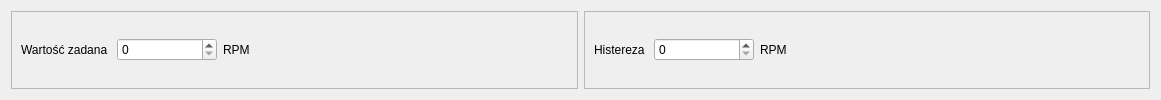
          <widget class="QWidget" name="pageFanControllerConfigBB">
           <layout class="QHBoxLayout" name="horizontalLayout_19">
            <item>
             <widget class="QFrame" name="frame_12">
              <property name="frameShape">
               <enum>QFrame::StyledPanel</enum>
              </property>
              <property name="frameShadow">
               <enum>QFrame::Raised</enum>
              </property>
              <layout class="QHBoxLayout" name="horizontalLayout_20">
               <item>
                <widget class="QLabel" name="label_22">
                 <property name="text">
                  <string>&lt;html&gt;&lt;head/&gt;&lt;body&gt;&lt;p&gt;Wartość zadana	&lt;/p&gt;&lt;/body&gt;&lt;/html&gt;</string>
                 </property>
                </widget>
               </item>
               <item>
                <widget class="QSpinBox" name="inFanBBSetValue">
                 <property name="minimumSize">
                  <size>
                   <width>100</width>
                   <height>0</height>
                  </size>
                 </property>
                 <property name="toolTip">
                  <string>Min: 0 | Max: 6000</string>
                 </property>
                 <property name="statusTip">
                  <string>Min: 0 | Max: 6000</string>
                 </property>
                 <property name="whatsThis">
                  <string/>
                 </property>
                 <property name="maximum">
                  <number>6000</number>
                 </property>
                </widget>
               </item>
               <item>
                <widget class="QLabel" name="label_23">
                 <property name="text">
                  <string>RPM</string>
                 </property>
                </widget>
               </item>
               <item>
                <spacer name="horizontalSpacer_14">
                 <property name="orientation">
                  <enum>Qt::Horizontal</enum>
                 </property>
                 <property name="sizeHint" stdset="0">
                  <size>
                   <width>318</width>
                   <height>20</height>
                  </size>
                 </property>
                </spacer>
               </item>
              </layout>
             </widget>
            </item>
            <item>
             <widget class="QFrame" name="frame_13">
              <property name="frameShape">
               <enum>QFrame::StyledPanel</enum>
              </property>
              <property name="frameShadow">
               <enum>QFrame::Raised</enum>
              </property>
              <layout class="QHBoxLayout" name="horizontalLayout_21">
               <item>
                <widget class="QLabel" name="label_24">
                 <property name="text">
                  <string>&lt;html&gt;&lt;head/&gt;&lt;body&gt;&lt;p&gt;Histereza	&lt;/p&gt;&lt;/body&gt;&lt;/html&gt;</string>
                 </property>
                </widget>
               </item>
               <item>
                <widget class="QSpinBox" name="inFanBBHysteresis">
                 <property name="minimumSize">
                  <size>
                   <width>100</width>
                   <height>0</height>
                  </size>
                 </property>
                 <property name="toolTip">
                  <string>Min: 0 | Max: 100</string>
                 </property>
                 <property name="statusTip">
                  <string>Min: 0 | Max: 100</string>
                 </property>
                 <property name="whatsThis">
                  <string/>
                 </property>
                 <property name="maximum">
                  <number>500</number>
                 </property>
                </widget>
               </item>
               <item>
                <widget class="QLabel" name="label_25">
                 <property name="text">
                  <string>RPM</string>
                 </property>
                </widget>
               </item>
               <item>
                <spacer name="horizontalSpacer_15">
                 <property name="orientation">
                  <enum>Qt::Horizontal</enum>
                 </property>
                 <property name="sizeHint" stdset="0">
                  <size>
                   <width>353</width>
                   <height>20</height>
                  </size>
                 </property>
                </spacer>
               </item>
              </layout>
             </widget>
            </item>
           </layout>
          </widget>
